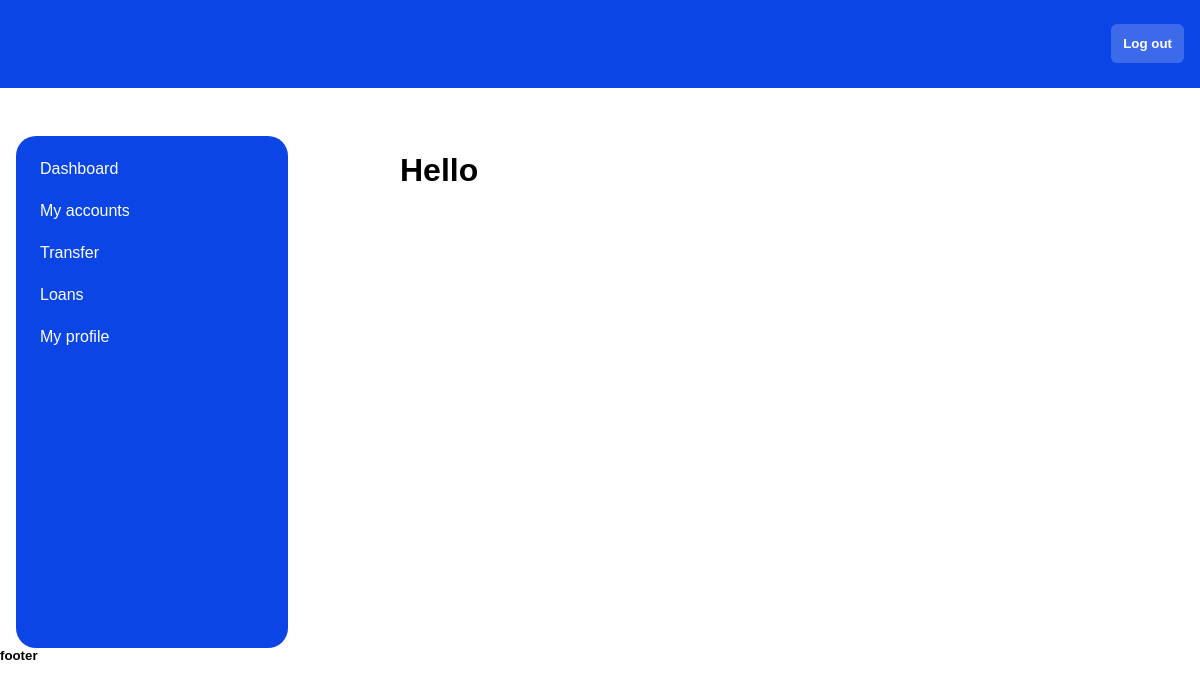
/home/ (signed in), run on an earlier commit of the app's database.
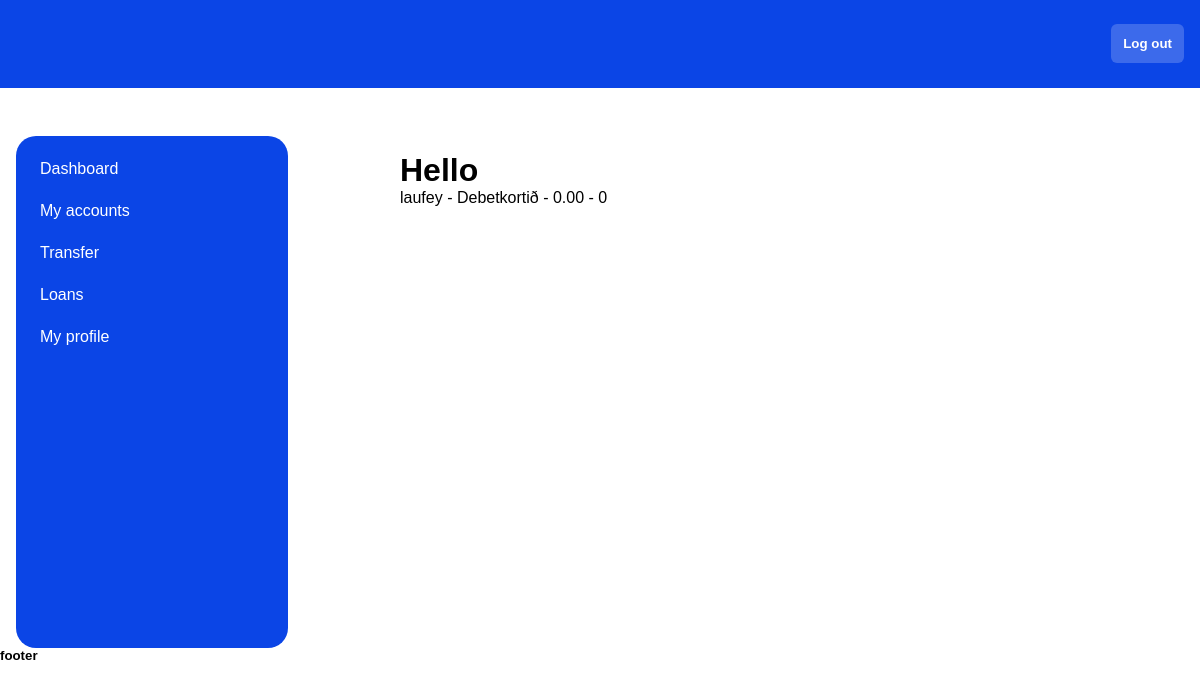
And on a later commit of the database.
### bank_app/models.py (models this page shows, shortened)
class Account(models.Model):
   user = models.ForeignKey(User, on_delete=models.CASCADE)
   title = models.CharField(max_length=200)
   balance = models.DecimalField(max_digits=6, decimal_places=2, default=0)
   last_update = models.DateTimeField(auto_now_add=True, null=True)
   class Meta:
      get_latest_by = 'pk'
   @property
   def movements(self) -> QuerySet:
      return Ledger.objects.filter(account=self)
   @property
   def money(self) -> Decimal:
      return self.movements.aggregate(models.Sum('amount'))['amount__sum'] or Decimal(0)

### bank_app/views.py (the view)
# urls.py: path('home/', views.home, name='home'),
@login_required
def home(request):
   user = request.user
   if request.method == "POST":
      print("Hello")
      account_form = createAccount(request.POST)
      if account_form.is_valid():
         Account.objects.create(user=User.objects.get(pk=user.id), title=account_form.cleaned_data['title'])
   if request.user.is_staff:
      context = {
         'form':createAccount,
         'accounts':Account.objects.all(),
         'user_id':user.id,
         'customers':Customer.objects.all(),
      }
      return render(request, 'bank_app/staff.html', context)
   else:
      context = {
         'form':createAccount,
         'accounts':Account.objects.all(),
         'user_id':user.id,
         'customers':Customer.objects.all(),
      }
      return render(request, 'bank_app/home.html', context)

### bank_app/templates/bank_app/home.html (shortened to what this page needs)
{% extends 'bank_app/base/base3.html' %}
{% block content %}
  {% for account in accounts %}
    {% if account.user_id == user_id %}
    <li>{{ account.user }} - {{ account.title }} - {{ account.balance }} - {{ account.money }}</li>
    {% endif %}
  {% endfor %}
{% endblock %}

What changed in the data, as far as the page shows it:
added Account: user "laufey", title "Debetkortið", balance "0.00", money "0"
